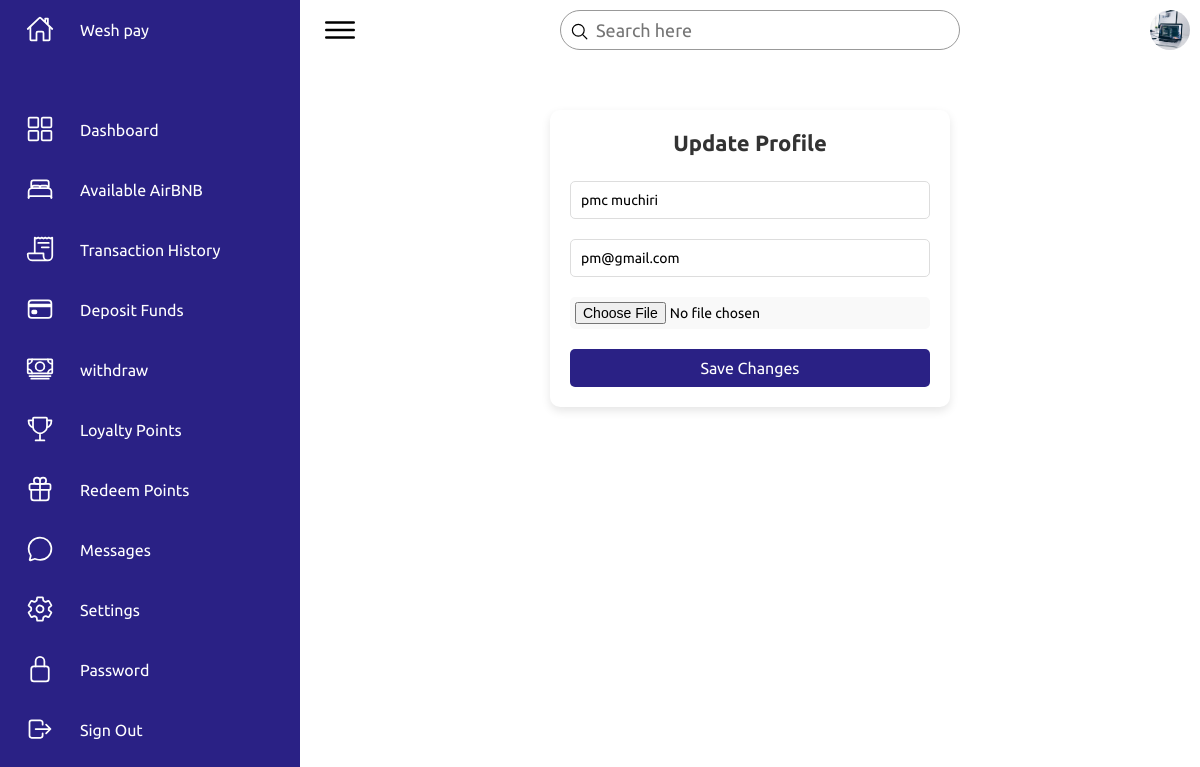
The app's page /update_profile.php (signed in) with its own data.
### tables this page shows
CREATE TABLE `users` (
  `user_id` int(11) NOT NULL,
  `full_name` varchar(100) NOT NULL,
  `profile_picture` varchar(255) DEFAULT NULL,
  `email` varchar(100) NOT NULL,
  `phone` varchar(20) NOT NULL,
  `password_hash` varchar(255) NOT NULL,
  `role` enum('guest','host','admin') NOT NULL DEFAULT 'guest',
  `created_at` timestamp NOT NULL DEFAULT current_timestamp()
);

### public/update_profile.php (the view, shortened to what this page needs)
<?php
require '../config/db_connect.php';
?>
<?php include '../includes/navbar.php'; ?>
<div class="update-profile-container">
    <h2>Update Profile</h2>
    <form action="" method="POST" enctype="multipart/form-data">
        <input type="text" name="full_name" value="<?php echo htmlspecialchars($user['full_name']); ?>" required>
        <input type="email" name="email" value="<?php echo htmlspecialchars($user['email']); ?>" required>
        <input type="file" name="profile_picture">
        <button type="submit">Save Changes</button>
    </form>
</div>
<?php include '../includes/navbarroot.php'; ?>

### includes/navbar.php (shortened to what this page needs)
<?php
require '../config/db_connect.php';
$user_id = $_SESSION["user_id"];
$stmt = $pdo->prepare("SELECT full_name, email, profile_picture FROM users WHERE user_id = ?");
$stmt->execute([$user_id]);
$user = $stmt->fetch(PDO::FETCH_ASSOC);
$profile_picture = $user['profile_picture'] ? "../uploads/" . $user['profile_picture'] : "../assets/imgs/default-profile.png";
?>
<!DOCTYPE html>
<html lang="en">
<head>
    <link rel="stylesheet" href="../assets/css/style.css">
</head>
<body>
    <div class="container">
        <div class="navigation">
            <ul>
                <li>
                    <a href="#">
                        <span class="icon">
                            <ion-icon name="home-outline"></ion-icon>
                        </span>
                        <span class="title">Wesh pay</span>
                    </a>
                </li>
                <li>
                    <a onclick="window.location.href='../public/index.php';" style="cursor: pointer;">
                        <span class="icon">
                            <ion-icon name="grid-outline"></ion-icon>
                        </span>
                        <span class="title">Dashboard</span>
                    </a>
                </li>
                <li>
                    <a href="listings.php">
                        <span class="icon">
                            <ion-icon name="bed-outline"></ion-icon>
                        </span>
                        <span class="title">Available AirBNB</span>
                    </a>
                </li>
                <li>
                    <a href="transactions.php">
                        <span class="icon">
                            <ion-icon name="receipt-outline"></ion-icon>
                        </span>
                        <span class="title">Transaction History</span>
                    </a>
                </li>
                <li>
                    <a href="deposit.php">
                        <span class="icon">
                            <ion-icon name="card-outline"></ion-icon>
                        </span>
                        <span class="title">Deposit Funds</span>
                    </a>
                </li>
                <li>
                    <a href="withdraw.php">
                        <span class="icon">
                            <ion-icon name="cash-outline"></ion-icon>
                        </span>
                        <span class="title">withdraw</span>
                    </a>
                </li>
                <li>
                    <a href="loyalty_points.php">
                        <span class="icon">
                        <ion-icon name="trophy-outline"></ion-icon>
                        </span>
                        <span class="title">Loyalty Points</span>
                    </a>
                </li>
                <li>
                    <a href="redeem_points.php">
                        <span class="icon">
                        <ion-icon name="gift-outline"></ion-icon>
                        </span>
                        <span class="title">Redeem Points</span>
                    </a>
                </li>
                <li>
                    <a href="#">
                        <span class="icon">
                            <ion-icon name="chatbubble-outline"></ion-icon>
                        </span>
                        <span class="title">Messages</span>
                    </a>
                </li>
                <li>
                    <a href="#">
                        <span class="icon">
                            <ion-icon name="settings-outline"></ion-icon>
                        </span>
                        <span class="title">Settings</span>
                    </a>
                </li>
                <li>
                    <a href="#">
                        <span class="icon">
                            <ion-icon name="lock-closed-outline"></ion-icon>
                        </span>
                        <span class="title">Password</span>
                    </a>
                </li>
                <li>
                <a onclick="window.location.href='../public/logout.php';" style="cursor: pointer;">
                        <span class="icon">
                            <ion-icon name="log-out-outline"></ion-icon>
                        </span>
                        <span class="title">Sign Out</span>
                    </a>
                </li>
            </ul>
        </div>
        <div class="main">
            <div class="topbar">
                <div class="toggle">
                    <ion-icon name="menu-outline"></ion-icon>
                </div>
                <div class="search">
                    <label>
                        <input type="text" placeholder="Search here">
                        <ion-icon name="search-outline"></ion-icon>
                    </label>
                </div>
            <div class="user" onclick="toggleProfileDropdown()">
                <img src="<?php echo $profile_picture; ?>" alt="User Profile">
            </div>
        </div>
    </body>
</html>

### assets/css/style.css (style rules this page uses)
* { font-family: "Ubuntu", sans-serif; margin: 0; padding: 0; box-sizing: border-box; }
:root { --blue: #2a2185; --blue2: #1c193f; --white: #fff; --gray: #f5f5f5; --black1: #222; --black2: #999; }
body { min-height: 100vh; overflow-x: hidden; overflow-y: auto; }
.container { position: relative; width: 100%; height: auto; }
.navigation { position: fixed; width: 300px; height: 100%; background: var(--blue); border-left: 10px solid var(--blue); transition: 0.5s; overflow: hidden; height: 100vh; overflow-y: auto; overflow-x: hidden; scrollbar-width: thin; scrollbar-color: #888 #f1f1f1; }
.navigation ul { position: absolute; top: 0; left: 0; width: 100%; }
.navigation ul li { position: relative; width: 100%; list-style: none; border-top-left-radius: 30px; border-bottom-left-radius: 30px; }
.navigation ul li:nth-child(1) { margin-bottom: 40px; pointer-events: none; }
.navigation ul li a { position: relative; display: block; width: 100%; display: flex; text-decoration: none; color: var(--white); }
.navigation ul li a .icon { position: relative; display: block; min-width: 60px; height: 60px; line-height: 75px; text-align: center; }
.navigation ul li a .icon ion-icon { font-size: 1.75rem; }
.navigation ul li a .title { position: relative; display: block; padding: 0 10px; height: 60px; line-height: 60px; text-align: start; white-space: nowrap; }
.main { position: absolute; width: calc(100% - 300px); left: 300px; min-height: 100vh; background: var(--white); transition: 0.5s; overflow-y: auto; }
.topbar { width: 100%; height: 60px; display: flex; justify-content: space-between; align-items: center; padding: 0 10px; }
.toggle { position: relative; width: 60px; height: 60px; display: flex; justify-content: center; align-items: center; font-size: 2.5rem; cursor: pointer; }
.search { position: relative; width: 400px; margin: 0 10px; }
.search label { position: relative; width: 100%; }
.search label input { width: 100%; height: 40px; border-radius: 40px; padding: 5px 20px; padding-left: 35px; font-size: 18px; outline: none; border: 1px solid var(--black2); }
.search label ion-icon { position: absolute; top: 0; left: 10px; font-size: 1.2rem; }
.user { position: relative; width: 40px; height: 40px; border-radius: 50%; overflow: hidden; cursor: pointer; }
.user img { position: absolute; top: 0; left: 0; width: 100%; height: 100%; object-fit: cover; }
.update-profile-container { width: 100%; max-width: 400px; margin: 50px auto; padding: 20px; background: white; border-radius: 10px; box-shadow: 0 4px 10px rgba(0, 0, 0, 0.1); text-align: center; }
.update-profile-container h2 { font-size: 22px; margin-bottom: 15px; color: #333; }
.update-profile-container input { width: 100%; padding: 10px; margin: 10px 0; border: 1px solid #ddd; border-radius: 5px; font-size: 14px; outline: none; transition: border 0.3s ease-in-out; }
.update-profile-container input[type="file"] { padding: 5px; background: #f9f9f9; border: none; }
.update-profile-container button { width: 100%; padding: 10px; margin-top: 10px; background: var(--blue); color: white; border: none; border-radius: 5px; font-size: 16px; cursor: pointer; transition: background 0.3s; }

### records on screen
users: profile_picture (picture), full_name "pmc muchiri", email "pm@gmail.com"
